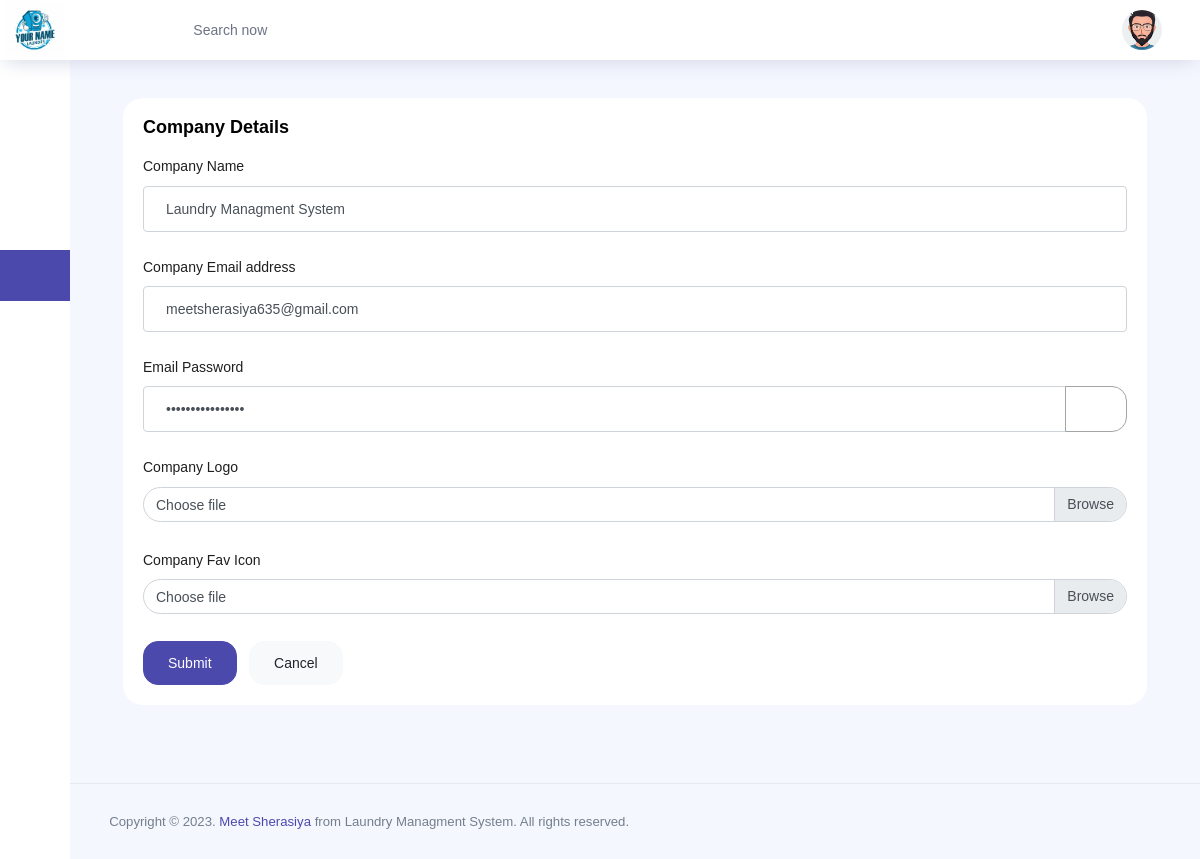
/admin-site/gen-setting/ (signed in), run on the app's committed database.
### laundryadmin/models.py (models this page shows, shortened)
class Company(models.Model):
    comapny_name = models.CharField(max_length=100, default='laundry')
    comapny_email = models.EmailField(max_length=254, unique=True)
    password = models.CharField(max_length=128)
    logo = models.ImageField(upload_to='company_logos/', blank=True, null=True)
    fav_icon = models.ImageField(upload_to='company_fav_icons/', blank=True, null=True)

### laundryadmin/views.py (the view)
# urls.py: path('gen-setting/', gen_setting, name="gen_setting"),
@login_required(login_url='/admin-site/login/')
def gen_setting(request):
    company = Company.objects.first()
    context = {
        'company': company
    }
    return render(request, 'admin/gen_setting.html', context)

### laundryadmin/context_processors.py (called while the page is built)
def company_logo(request):
    try:
        company = Company.objects.first()
        name = company.comapny_name
        logo = company.logo.url if company.logo else None
        fav_icon = company.fav_icon.url if company.fav_icon else None
    except Company.DoesNotExist:
        name = 'laundry'
        logo = None
        fav_icon = None
    return {'company_logo': logo, 'company_fav_icon': fav_icon, 'company_name': name}

### templates/admin/gen_setting.html (shortened to what this page needs)
{% extends "admin/adminbase.html" %}
{% block body %}
<div class="content-wrapper">
<div class="col-12 grid-margin stretch-card">
    <div class="card">
      <div class="card-body">
        <h4 class="card-title">Company Details</h4>
        <div class="forms-sample" method="post">
          <div class="form-group">
            <label for="companyname">Company Name</label>
            <input type="text" class="form-control" id="companyname" placeholder="Company Name" value="{{company.comapny_name}}">
          </div>
          <div class="form-group">
              <label for="CompanyEmail">Company Email address</label>
              <input type="email" class="form-control" id="CompanyEmail" placeholder="Company Email" value="{{company.comapny_email}}">
            </div>
            <div class="form-group">
              <label for="EmailPassword">Email Password</label>
              <div class="input-group">
                  <input type="password" class="form-control" id="EmailPassword" placeholder="Email Password" value="{{company.password}}">
                  <div class="input-group-append">
                      <button class="btn btn-outline-secondary" type="button" id="showHidePasswordBtn">
                          <i class="icon-eye"></i>
                      </button>
                  </div>
              </div>
          </div>
          <div class="form-group">
            <label>Company Logo</label>
            <div class="input-group col-xs-12">
              <label for="CompanyLogo" class="custom-file-label rounded-pill">Choose file</label>
            </div>
          </div>
          <div class="form-group">
            <label>Company Fav Icon</label>
            <div class="input-group col-xs-12">
              <label for="CompanyFavIcon" class="custom-file-label rounded-pill">Choose file</label>
            </div>
          </div>
          <button class="btn btn-primary mr-2" onclick="updatecompany()">Submit</button>
          <a href="{% url 'gen_setting' %}" class="btn btn-light">Cancel</a>
        </div>
      </div>
    </div>
  </div>
</div>
{% endblock body %}

### data on the page
Company: comapny_name "Laundry Managment System", comapny_email "meetsherasiya635@gmail.com"
